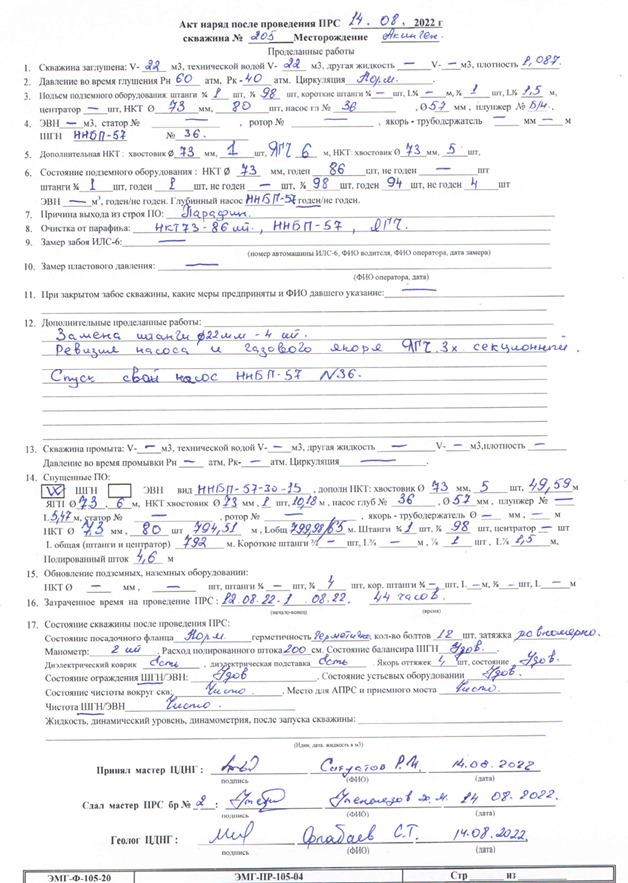
#> input picture dataset/images/image_001.jpg, 628 x 883 px
$ python -i crop_blocks.py   (imports and definitions only)
#> lines starting #> are read from the running program, lines starting #| are printed output that depends on the picture; after the words box and inside, x2 and y2 are one past the last pixel; in counts of white or black regions, pixels touching at a corner belong together
#> further down, picture is the input picture: shape (883, 628, 3); mean B, G, R 243.9, 242.2, 242.2
### src/preprocessing/ai_paragraph_detector.py
"""AI-based paragraph detection using Tesseract OCR for text block detection."""
import cv2
import numpy as np
import pytesseract
import os

# Set Tesseract path
pytesseract.pytesseract.tesseract_cmd = r'C:\Users\user\AppData\Local\Programs\Tesseract-OCR\tesseract.exe'
from typing import List, Optional, Tuple
from dataclasses import dataclass
import logging

# Configure logging
logging.basicConfig(level=logging.INFO, format='%(asctime)s - %(levelname)s - %(message)s')
logger = logging.getLogger(__name__)

@dataclass
class BoundingBox:
    """Class to represent a bounding box with confidence score."""
    x: int
    y: int
    w: int
    h: int
    confidence: float = 1.0
    text: str = ""

class AIParagraphDetector:
    """Paragraph detector using Tesseract OCR for text block detection."""

    def __init__(self, min_confidence: float = 0.7, min_block_size: int = 100):
        """
        Initialize the paragraph detector.

        Args:
            min_confidence: Minimum confidence score for detections (0-1)
            min_block_size: Minimum size of a text block in pixels
        """
#> called with min_confidence = 0.7, min_block_size = 100
        self.min_confidence = min_confidence
        self.min_block_size = min_block_size

        # Check if Tesseract is installed
        try:
            pytesseract.get_tesseract_version()
#> (this line was passed over: pytesseract is not available in this run)
            logger.info("Tesseract OCR initialized successfully")
        except pytesseract.TesseractNotFoundError:
            logger.error("Tesseract is not installed or not in PATH")
            raise

    # [106 lines left out: functions detect_paragraphs, _merge_nearby_blocks, detect_paragraphs, not called in this run]

### src/preprocessing/crop_blocks.py
import cv2
import numpy as np
import logging
from pathlib import Path
from typing import List, Tuple, Union, Optional, Dict, Any, Literal
from tqdm import tqdm
import os
import imutils
import unicodedata
from dataclasses import dataclass

# Import AI-based detector (optional)
try:
    from .ai_paragraph_detector import AIParagraphDetector, BoundingBox as AIBoundingBox
    AI_AVAILABLE = True
except ImportError:
    AI_AVAILABLE = False
    logger.warning("AI paragraph detector not available. Using traditional method.")
    class AIBoundingBox:
        pass

# Configure logging
# [1 line not run here, left out]
logger = logging.getLogger(__name__)

@dataclass
class BoundingBox:
    """Class to represent a bounding box with confidence score."""
    x: int
    y: int
    w: int
    h: int
    confidence: float = 1.0
    text: str = ""

    @property
    def area(self) -> int:
        return self.w * self.h

    # [20 lines left out: functions to_dict, from_dict, not called in this run]

class DocumentPreprocessor:
    """Class for preprocessing document images and detecting text blocks."""

    def __init__(
        self,
        min_block_height: int = 20,
        min_block_width: int = 100,
        max_skew_angle: float = 5.0,
        debug: bool = False,
        use_ai_detector: bool = True,
        ai_confidence: float = 0.7
    ):
        """Initialize the document preprocessor.

        Args:
            min_block_height: Minimum height of a text block in pixels (used for non-AI detection)
            min_block_width: Minimum width of a text block in pixels (used for non-AI detection)
            max_skew_angle: Maximum skew angle to detect and correct (in degrees)
            debug: Whether to save intermediate processing results for debugging
            use_ai_detector: Whether to use AI-based paragraph detection if available
            ai_confidence: Confidence threshold for AI detections (0.0 to 1.0)
        """
        self.min_block_height = min_block_height
        self.min_block_width = min_block_width
        self.max_skew_angle = max_skew_angle
        self.debug = debug
        self.use_ai_detector = use_ai_detector and AI_AVAILABLE
        self.ai_confidence = ai_confidence

        if self.use_ai_detector:
            try:
                self.ai_detector = AIParagraphDetector(min_confidence=ai_confidence)
                logger.info("AI paragraph detector initialized successfully")
            except Exception as e:
                logger.warning(f"Failed to initialize AI detector: {e}")
                self.use_ai_detector = False

    def preprocess_image(
        self,
        image: np.ndarray,
        denoise: bool = True,
        adaptive_thresh: bool = True,
        dilate: bool = True
    ) -> np.ndarray:
        """Preprocess the image for better text detection."""
#> called with denoise = True, adaptive_thresh = True, dilate = True
        # Convert to grayscale if needed
        if len(image.shape) == 3:
            gray = cv2.cvtColor(image, cv2.COLOR_BGR2GRAY)
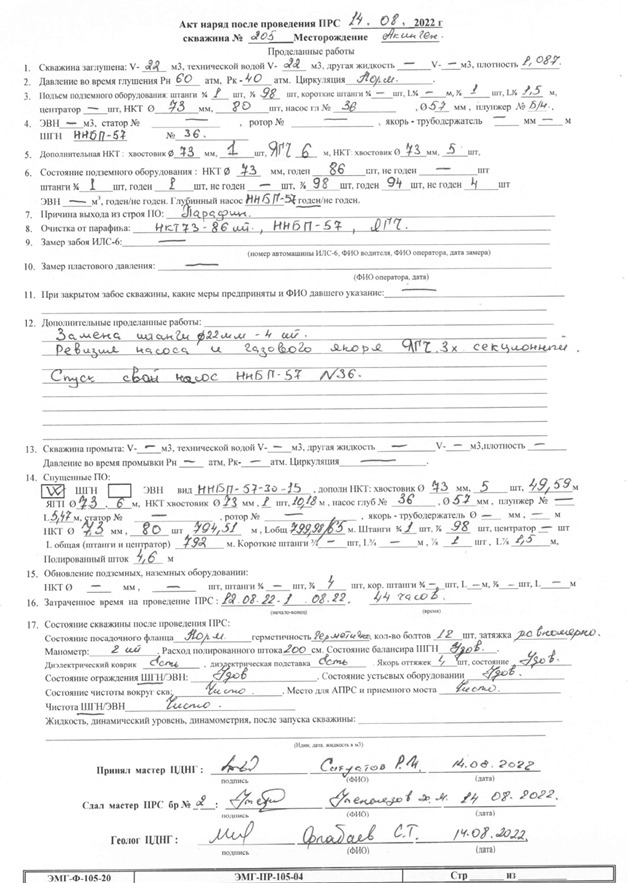
#> gray: shape (883, 628); min 40, max 255, mean 242.4
        else:
            gray = image.copy()

        # Apply denoising
        if denoise:
            gray = cv2.fastNlMeansDenoising(gray, None, h=10, templateWindowSize=7, searchWindowSize=21)

        # Apply adaptive thresholding
        if adaptive_thresh:
            binary = cv2.adaptiveThreshold(
                gray, 255, cv2.ADAPTIVE_THRESH_GAUSSIAN_C,
                cv2.THRESH_BINARY, 11, 2
            )
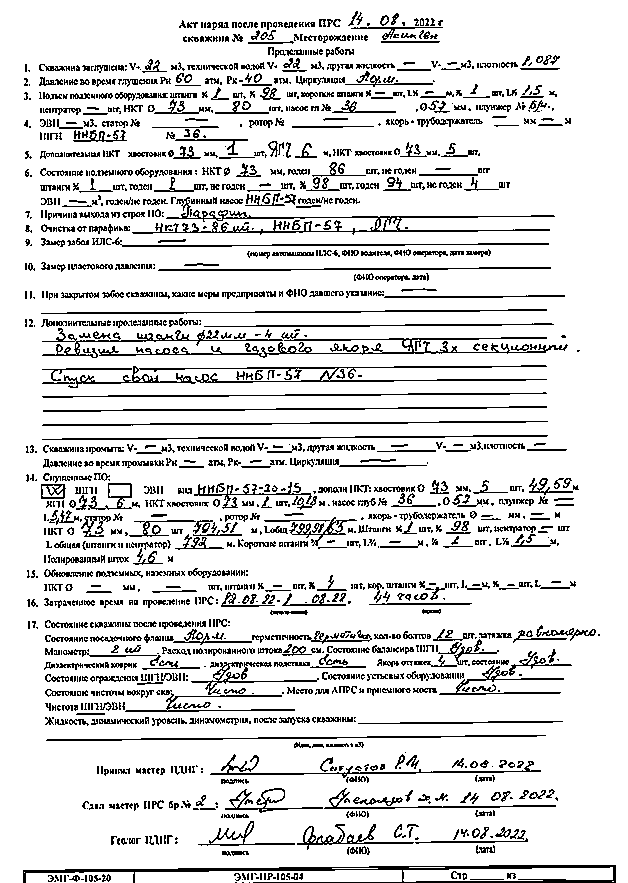
#> binary: shape (883, 628); 86.9% white; black in thin lines or dots
        else:
            _, binary = cv2.threshold(gray, 0, 255, cv2.THRESH_BINARY + cv2.THRESH_OTSU)

        # Invert if needed (text should be white, background black)
        if np.mean(binary) > 128:
            binary = cv2.bitwise_not(binary)
#> binary: shape (883, 628); 13.1% white in thin lines or dots

        # Apply dilation to connect text components
        if dilate:
            kernel = np.ones((3, 3), np.uint8)
            binary = cv2.dilate(binary, kernel, iterations=1)
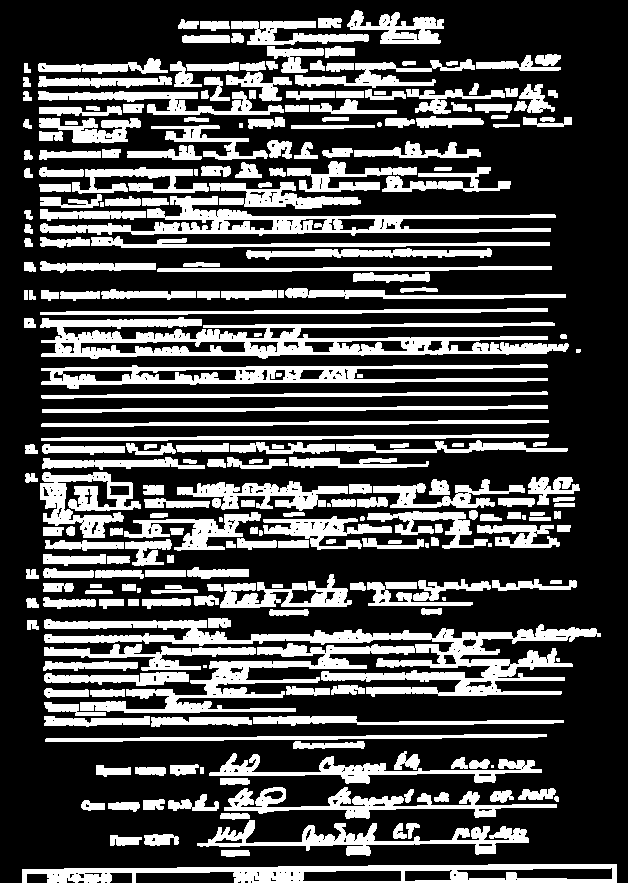
#> binary: shape (883, 628); 29.6% white; 270 white regions (11 under 20 px), largest, box (x1, y1, x2, y2) and area: (44, 619, 601, 713) 16853, (40, 317, 569, 359) 10142, (40, 196, 556, 236) 6139

        return binary

    # [303 lines left out: functions detect_skew, deskew, detect_text_blocks, _detect_paragraphs_ai, _detect_paragraphs_cv, visualize_blocks and 2 more, not called in this run]

>>> import cv2
>>> picture = cv2.imread('../../dataset/images/image_001.jpg')
>>> result = DocumentPreprocessor().preprocess_image(picture)
